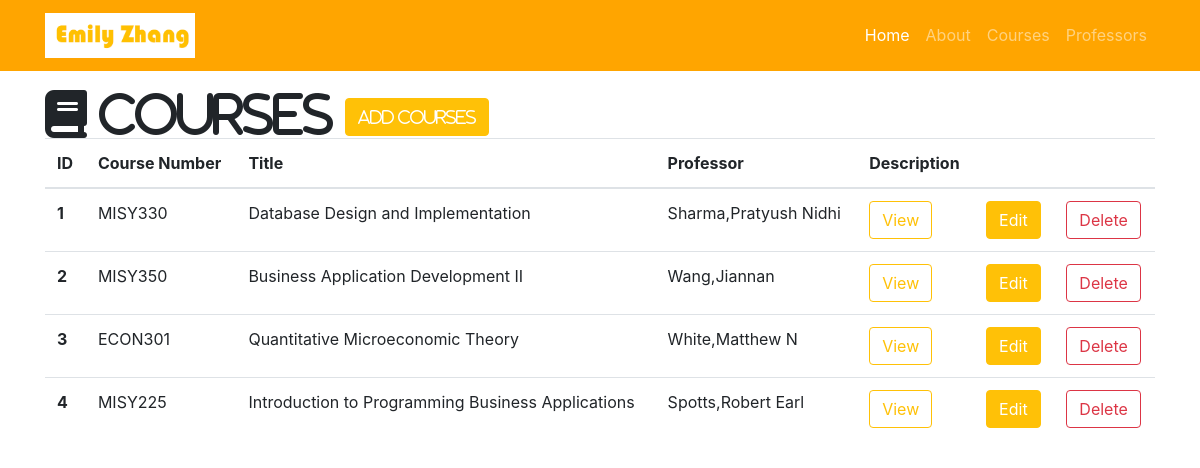
Screenshot of /courses with the database file from the repository.
### resume.py (models this page shows)
class Course(db.Model):
    __tablename__ = 'courses'
    id = db.Column(db.Integer, primary_key=True)
    number = db.Column(db.String(60))
    title = db.Column(db.String(256))
    description = db.Column(db.Text)
    professor_id = db.Column(db.Integer, db.ForeignKey('professors.id'))

class Professor(db.Model):
    __tablename__ = 'professors'
    id = db.Column(db.Integer, primary_key=True)
    name = db.Column(db.String(64))
    department = db.Column(db.String(64))
    courses = db.relationship('Course', backref='professor', cascade="delete")

### resume.py (the view)
@app.route('/courses')
def courses():
    courses = Course.query.all()
    return render_template('courses.html', courses=courses)

### templates/courses.html (shortened to what this page needs)
{% extends "resume-base.html" %} {% block title %}Courses{% endblock %} {% block head %} {{ super () }}
{% endblock %} {% block page_content %}
<div class="container">
  <i class="fa fa-book fa-3x" aria-hidden="true"> Courses
    <a id="add" href="/course/add" class="btn btn-warning" role="button" aria-disabled="true">Add Courses</a>
  </i>
  {% if courses %}
  <table class="table">
    <thead>
      <tr>
        <th>ID</th>
        <th>Course Number</th>
        <th>Title</th>
        <th>Professor</th>
        <th>Description</th>
        <th></th>
        <th></th>
      </tr>
    </thead>
    <tbody>
      {% for course in courses %}
      <tr>
        <th scope="row">{{course.id}}</th>
        <td>{{course.number}}</td>
        <td>{{course.title}}</td>
        <td>{{course.professor.name}}</td>
        <td>
          <button type="button" class="btn btn-outline-warning" data-toggle="modal" data-target="#{{course.id}}">View</button>
        </td>
        <td><a id="edit" href="/course/edit/{{course.id}}" class="btn btn-warning" role="button" aria-disabled="true">Edit</a></td>
        <td><a href="/course/delete/{{course.id}}" class="btn btn-outline-danger" role="button" aria-disabled="true">Delete</a></td>
      </tr>
      {% endfor%}
    </tbody>
  </table>
  {% else %}
  <h3>There are no courses in the database yet.</h3> {% endif %}
</div>
{% endblock %}

### templates/resume-base.html (style rules this page uses)
body { padding-top: 90px; }

### templates/courses.html (style rules this page uses)
#add { color: white; }
#edit { color: white; }

### rows the page displays
Course: id "1", number "MISY330", title "Database Design and Implementation", professor.name "Sharma,Pratyush Nidhi"
Course: id "2", number "MISY350", title "Business Application Development II", professor.name "Wang,Jiannan"
Course: id "3", number "ECON301", title "Quantitative Microeconomic Theory", professor.name "White,Matthew N"
Course: id "4", number "MISY225", title "Introduction to Programming Business Applications", professor.name "Spotts,Robert Earl"
